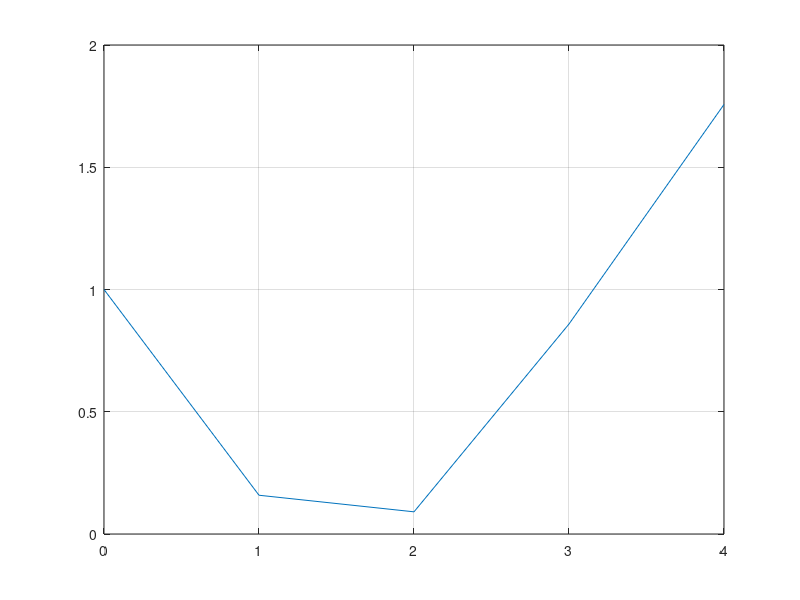
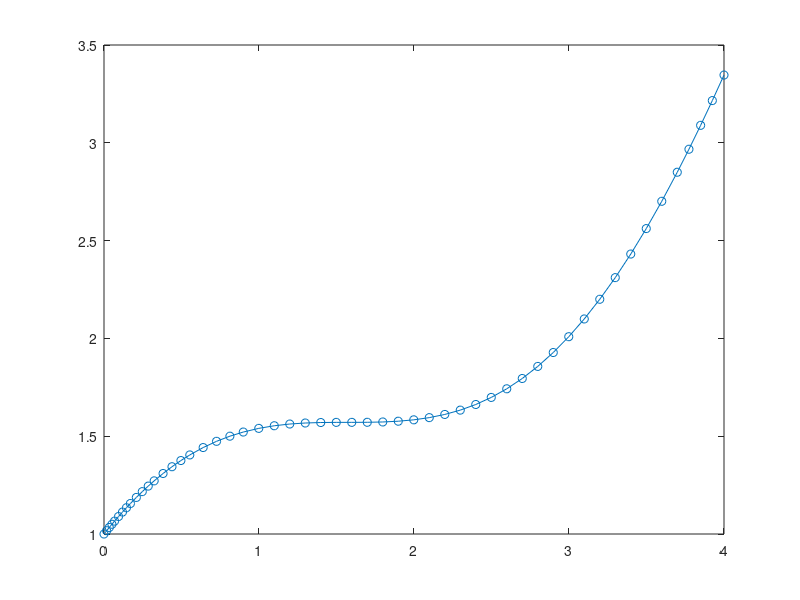

MATLAB code to generate these figures, in order:
%Shay Sackett ENGR 156 Matlab
%Problem 13.20, differential equations

clear, clc,clf

%Part A: 

%solve analytically
t = 0:4;

dydt_1 = 1 - sin(t);  %solve for dydt, take derivative of equation to get cos(t)

%% Part B: 
%use ode45 to get a solution

dydt_2 = @(t,y) 1 - sin(t) %function handle

[new_t,new_y] = ode45(dydt_2,[0,4],1) %solving the differential equatin numerically using the ode45 function

%% Part C: 
%graph the solution using bothe the analytical and ode45 solution

plot(t,dydt_1) %plot the solution to the equation analytically
hold on %keep the graph on 
grid on %turn on the grid
ode45(dydt_2,[0,4],1) %plot the solution to the equation using the ode45 function
